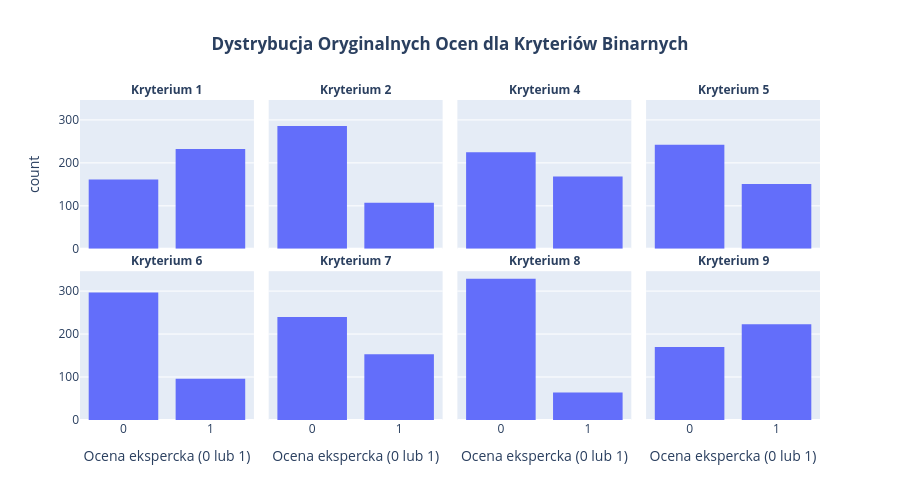
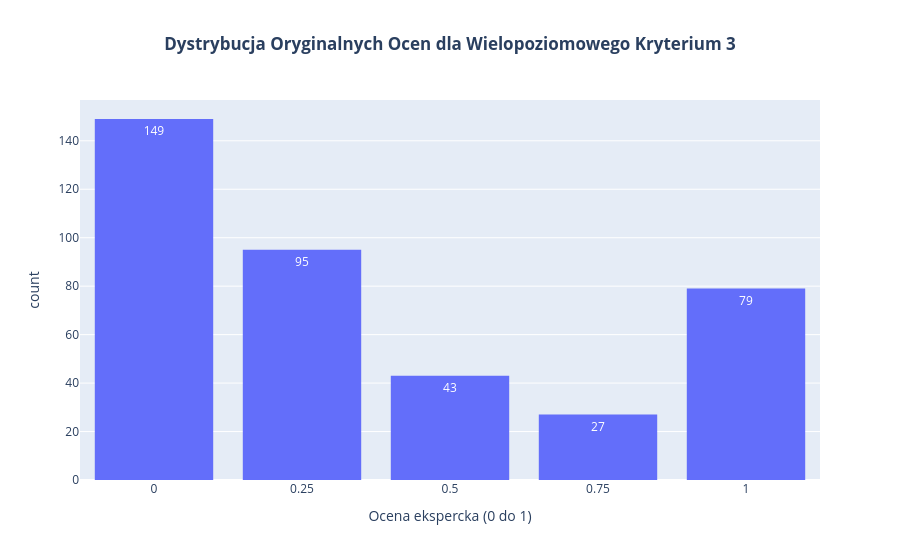

Notebook code cell kept with these figures, in order:
### Markdown cell above
<br>

---

### **3. Analiza Oryginalnych Ocen Eksperckich**

Ta sekcja analizuje strukturę oryginalnych ocen eksperckich. Ujawnia ona kluczowe rozróżnienie między dwoma typami kryteriów w naszym zbiorze danych, co bezpośrednio uzasadnia nasze hybrydowe podejście do modelowania.

### Code cell
if not raw_data_df.empty:
    melted_df = raw_data_df.melt(
        id_vars=['text_length'], 
        value_vars=[str(i) for i in range(1, 10)], 
        var_name='Kryterium', 
        value_name='Ocena'
    )
    
    # --- WYKRES 1: KRYTERIA BINARNE ---
    binary_criteria_df = melted_df[melted_df['Kryterium'] != '3']
    
    print("--- Dystrybucja dla kryteriów binarnych (Oceny 0 lub 1) ---")
    fig1 = px.histogram(
        binary_criteria_df,
        x='Ocena',
        facet_col='Kryterium',
        facet_col_wrap=4,
        height=500,
        title='<b>Dystrybucja Oryginalnych Ocen dla Kryteriów Binarnych</b>',
        labels={'count': 'Liczba raportów', 'Ocena': 'Ocena ekspercka (0 lub 1)'}
    )
    fig1.update_layout(title_x=0.5, yaxis_title='')
    fig1.for_each_annotation(lambda a: a.update(text=f"<b>Kryterium {a.text.split('=')[-1]}</b>"))
    fig1.update_xaxes(type='category')
    fig1.show()

    # --- WYKRES 2: KRYTERIUM WIELOPOZIOMOWE ---
    multi_level_criterion_df = melted_df[melted_df['Kryterium'] == '3']
    
    print("\n--- Dystrybucja dla kryterium wielopoziomowego (Kryterium 3) ---")
    fig2 = px.histogram(
        multi_level_criterion_df,
        x='Ocena',
        title='<b>Dystrybucja Oryginalnych Ocen dla Wielopoziomowego Kryterium 3</b>',
        labels={'count': 'Liczba raportów', 'Ocena': 'Ocena ekspercka (0 do 1)'},
        text_auto=True
    )
    fig2.update_layout(title_x=0.5, bargap=0.2)
    fig2.update_xaxes(type='category')
    fig2.show()

### Figure 1 — Plotly figure (JSON) as saved in the notebook; plotly's stock layout.template omitted (floating-point values rounded to 4 significant figures; data arrays with more than 128 entries replaced by an {"elided": "..."} marker saying what was removed)
{"data": [{"bingroup": "x", "hovertemplate": "Kryterium=1<br>Ocena ekspercka (0 lub 1)=%{x}<br>count=%{y}<extra></extra>", "legendgroup": "", "marker": {"color": "#636efa", "pattern": {"shape": ""}}, "name": "", "orientation": "v", "showlegend": false, "type": "histogram", "x": {"elided": "393 float values"}, "xaxis": "x5", "yaxis": "y5"}, {"bingroup": "x", "hovertemplate": "Kryterium=2<br>Ocena ekspercka (0 lub 1)=%{x}<br>count=%{y}<extra></extra>", "legendgroup": "", "marker": {"color": "#636efa", "pattern": {"shape": ""}}, "name": "", "orientation": "v", "showlegend": false, "type": "histogram", "x": {"elided": "393 float values"}, "xaxis": "x6", "yaxis": "y6"}, {"bingroup": "x", "hovertemplate": "Kryterium=4<br>Ocena ekspercka (0 lub 1)=%{x}<br>count=%{y}<extra></extra>", "legendgroup": "", "marker": {"color": "#636efa", "pattern": {"shape": ""}}, "name": "", "orientation": "v", "showlegend": false, "type": "histogram", "x": {"elided": "393 float values"}, "xaxis": "x7", "yaxis": "y7"}, {"bingroup": "x", "hovertemplate": "Kryterium=5<br>Ocena ekspercka (0 lub 1)=%{x}<br>count=%{y}<extra></extra>", "legendgroup": "", "marker": {"color": "#636efa", "pattern": {"shape": ""}}, "name": "", "orientation": "v", "showlegend": false, "type": "histogram", "x": {"elided": "393 float values"}, "xaxis": "x8", "yaxis": "y8"}, {"bingroup": "x", "hovertemplate": "Kryterium=6<br>Ocena ekspercka (0 lub 1)=%{x}<br>count=%{y}<extra></extra>", "legendgroup": "", "marker": {"color": "#636efa", "pattern": {"shape": ""}}, "name": "", "orientation": "v", "showlegend": false, "type": "histogram", "x": {"elided": "393 float values"}, "xaxis": "x", "yaxis": "y"}, {"bingroup": "x", "hovertemplate": "Kryterium=7<br>Ocena ekspercka (0 lub 1)=%{x}<br>count=%{y}<extra></extra>", "legendgroup": "", "marker": {"color": "#636efa", "pattern": {"shape": ""}}, "name": "", "orientation": "v", "showlegend": false, "type": "histogram", "x": {"elided": "393 float values"}, "xaxis": "x2", "yaxis": "y2"}, {"bingroup": "x", "hovertemplate": "Kryterium=8<br>Ocena ekspercka (0 lub 1)=%{x}<br>count=%{y}<extra></extra>", "legendgroup": "", "marker": {"color": "#636efa", "pattern": {"shape": ""}}, "name": "", "orientation": "v", "showlegend": false, "type": "histogram", "x": {"elided": "393 float values"}, "xaxis": "x3", "yaxis": "y3"}, {"bingroup": "x", "hovertemplate": "Kryterium=9<br>Ocena ekspercka (0 lub 1)=%{x}<br>count=%{y}<extra></extra>", "legendgroup": "", "marker": {"color": "#636efa", "pattern": {"shape": ""}}, "name": "", "orientation": "v", "showlegend": false, "type": "histogram", "x": {"elided": "393 float values"}, "xaxis": "x4", "yaxis": "y4"}], "layout": {"annotations": [{"font": {}, "showarrow": false, "text": "<b>Kryterium 6</b>", "x": 0.1175, "xanchor": "center", "xref": "paper", "y": 0.465, "yanchor": "bottom", "yref": "paper"}, {"font": {}, "showarrow": false, "text": "<b>Kryterium 7</b>", "x": 0.3725, "xanchor": "center", "xref": "paper", "y": 0.465, "yanchor": "bottom", "yref": "paper"}, {"font": {}, "showarrow": false, "text": "<b>Kryterium 8</b>", "x": 0.6275, "xanchor": "center", "xref": "paper", "y": 0.465, "yanchor": "bottom", "yref": "paper"}, {"font": {}, "showarrow": false, "text": "<b>Kryterium 9</b>", "x": 0.8825, "xanchor": "center", "xref": "paper", "y": 0.465, "yanchor": "bottom", "yref": "paper"}, {"font": {}, "showarrow": false, "text": "<b>Kryterium 1</b>", "x": 0.1175, "xanchor": "center", "xref": "paper", "y": 1.0, "yanchor": "bottom", "yref": "paper"}, {"font": {}, "showarrow": false, "text": "<b>Kryterium 2</b>", "x": 0.3725, "xanchor": "center", "xref": "paper", "y": 1.0, "yanchor": "bottom", "yref": "paper"}, {"font": {}, "showarrow": false, "text": "<b>Kryterium 4</b>", "x": 0.6275, "xanchor": "center", "xref": "paper", "y": 1.0, "yanchor": "bottom", "yref": "paper"}, {"font": {}, "showarrow": false, "text": "<b>Kryterium 5</b>", "x": 0.8825, "xanchor": "center", "xref": "paper", "y": 1.0, "yanchor": "bottom", "yref": "paper"}], "barmode": "relative", "height": 500, "legend": {"tracegroupgap": 0}, "title": {"text": "<b>Dystrybucja Oryginalnych Ocen dla Kryteriów Binarnych</b>", "x": 0.5}, "xaxis": {"anchor": "y", "domain": [0, 0.235], "title": {"text": "Ocena ekspercka (0 lub 1)"}, "type": "category"}, "xaxis2": {"anchor": "y2", "domain": [0.255, 0.49], "matches": "x", "title": {"text": "Ocena ekspercka (0 lub 1)"}, "type": "category"}, "xaxis3": {"anchor": "y3", "domain": [0.51, 0.745], "matches": "x", "title": {"text": "Ocena ekspercka (0 lub 1)"}, "type": "category"}, "xaxis4": {"anchor": "y4", "domain": [0.765, 1.0], "matches": "x", "title": {"text": "Ocena ekspercka (0 lub 1)"}, "type": "category"}, "xaxis5": {"anchor": "y5", "domain": [0, 0.235], "matches": "x", "showticklabels": false, "type": "category"}, "xaxis6": {"anchor": "y6", "domain": [0.255, 0.49], "matches": "x", "showticklabels": false, "type": "category"}, "xaxis7": {"anchor": "y7", "domain": [0.51, 0.745], "matches": "x", "showticklabels": false, "type": "category"}, "xaxis8": {"anchor": "y8", "domain": [0.765, 1.0], "matches": "x", "showticklabels": false, "type": "category"}, "yaxis": {"anchor": "x", "domain": [0, 0.465], "title": {"text": ""}}, "yaxis2": {"anchor": "x2", "domain": [0, 0.465], "matches": "y", "showticklabels": false}, "yaxis3": {"anchor": "x3", "domain": [0, 0.465], "matches": "y", "showticklabels": false}, "yaxis4": {"anchor": "x4", "domain": [0, 0.465], "matches": "y", "showticklabels": false}, "yaxis5": {"anchor": "x5", "domain": [0.535, 1.0], "matches": "y", "title": {"text": "count"}}, "yaxis6": {"anchor": "x6", "domain": [0.535, 1.0], "matches": "y", "showticklabels": false}, "yaxis7": {"anchor": "x7", "domain": [0.535, 1.0], "matches": "y", "showticklabels": false}, "yaxis8": {"anchor": "x8", "domain": [0.535, 1.0], "matches": "y", "showticklabels": false}}}

### Figure 2 — Plotly figure (JSON) as saved in the notebook; plotly's stock layout.template omitted (floating-point values rounded to 4 significant figures; data arrays with more than 128 entries replaced by an {"elided": "..."} marker saying what was removed)
{"data": [{"bingroup": "x", "hovertemplate": "Ocena ekspercka (0 do 1)=%{x}<br>count=%{y}<extra></extra>", "legendgroup": "", "marker": {"color": "#636efa", "pattern": {"shape": ""}}, "name": "", "orientation": "v", "showlegend": false, "texttemplate": "%{value}", "type": "histogram", "x": {"elided": "393 float values"}, "xaxis": "x", "yaxis": "y"}], "layout": {"bargap": 0.2, "barmode": "relative", "legend": {"tracegroupgap": 0}, "title": {"text": "<b>Dystrybucja Oryginalnych Ocen dla Wielopoziomowego Kryterium 3</b>", "x": 0.5}, "xaxis": {"anchor": "y", "domain": [0, 1], "title": {"text": "Ocena ekspercka (0 do 1)"}, "type": "category"}, "yaxis": {"anchor": "x", "domain": [0, 1], "title": {"text": "count"}}}}
